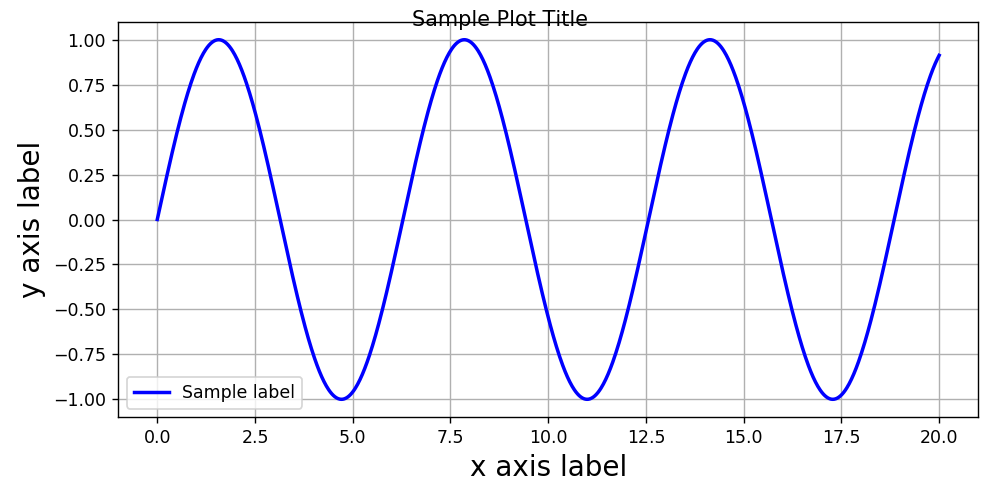

This chart was generated by the following Python code:
import numpy as np
import matplotlib.pylab as plt

x = np.linspace(0, 20, 1000)
y = np.sin(x)

fig = plt.figure(figsize=(8, 4))		# bget an empty fig adn add an axes
ax = fig.add_subplot(1, 1, 1)			# row-col-num
# line plot data on the axes add title, labels and legend, etc.
ax.plot(x, y, 'b-', linewidth=2, label='Sample label')
ax.set_ylabel('y axis label', fontsize=16)
ax.set_xlabel('x axis label', fontsize=16)
ax.legend(loc='best')
ax.grid(True)
fig.suptitle('Sample Plot Title')
fig.tight_layout(pad=1)
fig.savefig('mat5.png', dpi=125)
